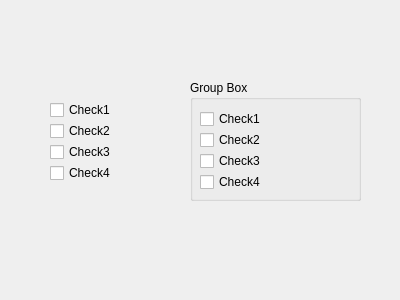
<?xml version="1.0" encoding="UTF-8"?>
<ui version="4.0">
 <class>Dialog</class>
 <widget class="QDialog" name="Dialog">
  <property name="geometry">
   <rect>
    <x>0</x>
    <y>0</y>
    <width>400</width>
    <height>300</height>
   </rect>
  </property>
  <property name="windowTitle">
   <string>Dialog</string>
  </property>
  <widget class="QCheckBox" name="checkBox_check1">
   <property name="geometry">
    <rect>
     <x>50</x>
     <y>100</y>
     <width>95</width>
     <height>20</height>
    </rect>
   </property>
   <property name="text">
    <string>Check1</string>
   </property>
  </widget>
  <widget class="QCheckBox" name="checkBox_check2">
   <property name="geometry">
    <rect>
     <x>50</x>
     <y>121</y>
     <width>95</width>
     <height>20</height>
    </rect>
   </property>
   <property name="text">
    <string>Check2</string>
   </property>
  </widget>
  <widget class="QCheckBox" name="checkBox_check3">
   <property name="geometry">
    <rect>
     <x>50</x>
     <y>142</y>
     <width>95</width>
     <height>20</height>
    </rect>
   </property>
   <property name="text">
    <string>Check3</string>
   </property>
  </widget>
  <widget class="QCheckBox" name="checkBox_check4">
   <property name="geometry">
    <rect>
     <x>50</x>
     <y>163</y>
     <width>95</width>
     <height>20</height>
    </rect>
   </property>
   <property name="text">
    <string>Check4</string>
   </property>
  </widget>
  <widget class="QGroupBox" name="groupBox">
   <property name="geometry">
    <rect>
     <x>190</x>
     <y>80</y>
     <width>171</width>
     <height>121</height>
    </rect>
   </property>
   <property name="title">
    <string>Group Box</string>
   </property>
   <widget class="QCheckBox" name="groupBox_checkBox_check1">
    <property name="geometry">
     <rect>
      <x>10</x>
      <y>29</y>
      <width>120</width>
      <height>20</height>
     </rect>
    </property>
    <property name="text">
     <string>Check1</string>
    </property>
   </widget>
   <widget class="QCheckBox" name="groupBox_checkBox_check2">
    <property name="geometry">
     <rect>
      <x>10</x>
      <y>50</y>
      <width>120</width>
      <height>20</height>
     </rect>
    </property>
    <property name="text">
     <string>Check2</string>
    </property>
   </widget>
   <widget class="QCheckBox" name="groupBox_checkBox_check3">
    <property name="geometry">
     <rect>
      <x>10</x>
      <y>71</y>
      <width>120</width>
      <height>20</height>
     </rect>
    </property>
    <property name="text">
     <string>Check3</string>
    </property>
   </widget>
   <widget class="QCheckBox" name="groupBox_checkBox_check4">
    <property name="geometry">
     <rect>
      <x>10</x>
      <y>92</y>
      <width>120</width>
      <height>20</height>
     </rect>
    </property>
    <property name="text">
     <string>Check4</string>
    </property>
   </widget>
  </widget>
 </widget>
 <resources/>
 <connections/>
</ui>
